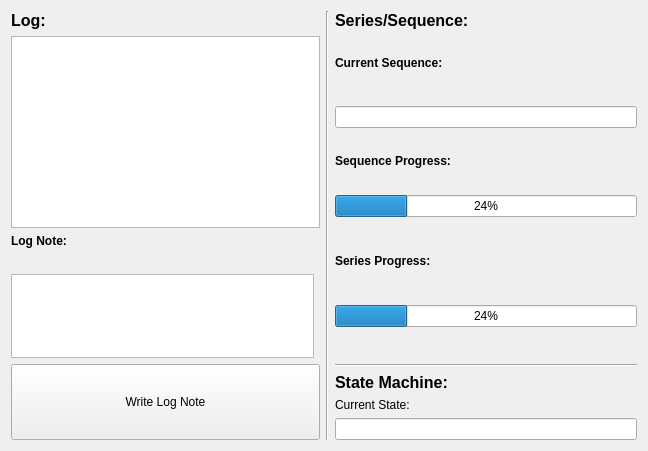
<?xml version="1.0" encoding="UTF-8"?>
<ui version="4.0">
 <class>Form</class>
 <widget class="QWidget" name="Form">
  <property name="geometry">
   <rect>
    <x>0</x>
    <y>0</y>
    <width>648</width>
    <height>451</height>
   </rect>
  </property>
  <property name="windowTitle">
   <string>Form</string>
  </property>
  <layout class="QGridLayout" name="gridLayout">
   <item row="0" column="3">
    <widget class="QLabel" name="label_3">
     <property name="font">
      <font>
       <pointsize>12</pointsize>
       <weight>75</weight>
       <bold>true</bold>
      </font>
     </property>
     <property name="text">
      <string>Series/Sequence:</string>
     </property>
    </widget>
   </item>
   <item row="5" column="0">
    <widget class="QLabel" name="label_2">
     <property name="sizePolicy">
      <sizepolicy hsizetype="Preferred" vsizetype="Maximum">
       <horstretch>0</horstretch>
       <verstretch>0</verstretch>
      </sizepolicy>
     </property>
     <property name="font">
      <font>
       <weight>75</weight>
       <bold>true</bold>
      </font>
     </property>
     <property name="text">
      <string>Log Note:</string>
     </property>
    </widget>
   </item>
   <item row="7" column="0">
    <widget class="QTextEdit" name="textEdit">
     <property name="sizePolicy">
      <sizepolicy hsizetype="Expanding" vsizetype="Maximum">
       <horstretch>0</horstretch>
       <verstretch>0</verstretch>
      </sizepolicy>
     </property>
    </widget>
   </item>
   <item row="7" column="3">
    <widget class="QProgressBar" name="progressBar_2">
     <property name="sizePolicy">
      <sizepolicy hsizetype="Expanding" vsizetype="Maximum">
       <horstretch>0</horstretch>
       <verstretch>0</verstretch>
      </sizepolicy>
     </property>
     <property name="value">
      <number>24</number>
     </property>
    </widget>
   </item>
   <item row="2" column="3">
    <widget class="QLineEdit" name="lineEdit"/>
   </item>
   <item row="11" column="3">
    <widget class="QLineEdit" name="lineEdit_3"/>
   </item>
   <item row="1" column="3">
    <widget class="QLabel" name="label_4">
     <property name="sizePolicy">
      <sizepolicy hsizetype="Preferred" vsizetype="Maximum">
       <horstretch>0</horstretch>
       <verstretch>0</verstretch>
      </sizepolicy>
     </property>
     <property name="font">
      <font>
       <weight>75</weight>
       <bold>true</bold>
      </font>
     </property>
     <property name="text">
      <string>Current Sequence:</string>
     </property>
    </widget>
   </item>
   <item row="1" column="0" rowspan="4" colspan="2">
    <widget class="QTextBrowser" name="textBrowser">
     <property name="sizePolicy">
      <sizepolicy hsizetype="Expanding" vsizetype="Minimum">
       <horstretch>0</horstretch>
       <verstretch>0</verstretch>
      </sizepolicy>
     </property>
    </widget>
   </item>
   <item row="3" column="3">
    <widget class="QLabel" name="label_5">
     <property name="sizePolicy">
      <sizepolicy hsizetype="Preferred" vsizetype="Maximum">
       <horstretch>0</horstretch>
       <verstretch>0</verstretch>
      </sizepolicy>
     </property>
     <property name="font">
      <font>
       <weight>75</weight>
       <bold>true</bold>
      </font>
     </property>
     <property name="text">
      <string>Sequence Progress:</string>
     </property>
    </widget>
   </item>
   <item row="0" column="0" colspan="2">
    <widget class="QLabel" name="label">
     <property name="font">
      <font>
       <pointsize>12</pointsize>
       <weight>75</weight>
       <bold>true</bold>
      </font>
     </property>
     <property name="text">
      <string>Log:</string>
     </property>
    </widget>
   </item>
   <item row="4" column="3">
    <widget class="QProgressBar" name="progressBar">
     <property name="value">
      <number>24</number>
     </property>
    </widget>
   </item>
   <item row="9" column="3">
    <widget class="QLabel" name="label_7">
     <property name="font">
      <font>
       <pointsize>12</pointsize>
       <weight>75</weight>
       <bold>true</bold>
      </font>
     </property>
     <property name="text">
      <string>State Machine:</string>
     </property>
    </widget>
   </item>
   <item row="10" column="3">
    <widget class="QLabel" name="label_8">
     <property name="text">
      <string>Current State:</string>
     </property>
    </widget>
   </item>
   <item row="8" column="3">
    <widget class="Line" name="line_2">
     <property name="orientation">
      <enum>Qt::Horizontal</enum>
     </property>
    </widget>
   </item>
   <item row="0" column="2" rowspan="12">
    <widget class="Line" name="line">
     <property name="orientation">
      <enum>Qt::Vertical</enum>
     </property>
    </widget>
   </item>
   <item row="8" column="0" rowspan="4" colspan="2">
    <widget class="QPushButton" name="pushButton">
     <property name="sizePolicy">
      <sizepolicy hsizetype="Minimum" vsizetype="Expanding">
       <horstretch>0</horstretch>
       <verstretch>0</verstretch>
      </sizepolicy>
     </property>
     <property name="text">
      <string>Write Log Note</string>
     </property>
    </widget>
   </item>
   <item row="6" column="3">
    <widget class="QLabel" name="label_6">
     <property name="sizePolicy">
      <sizepolicy hsizetype="Preferred" vsizetype="Maximum">
       <horstretch>0</horstretch>
       <verstretch>0</verstretch>
      </sizepolicy>
     </property>
     <property name="font">
      <font>
       <weight>75</weight>
       <bold>true</bold>
      </font>
     </property>
     <property name="text">
      <string>Series Progress:</string>
     </property>
    </widget>
   </item>
  </layout>
 </widget>
 <resources/>
 <connections/>
</ui>
